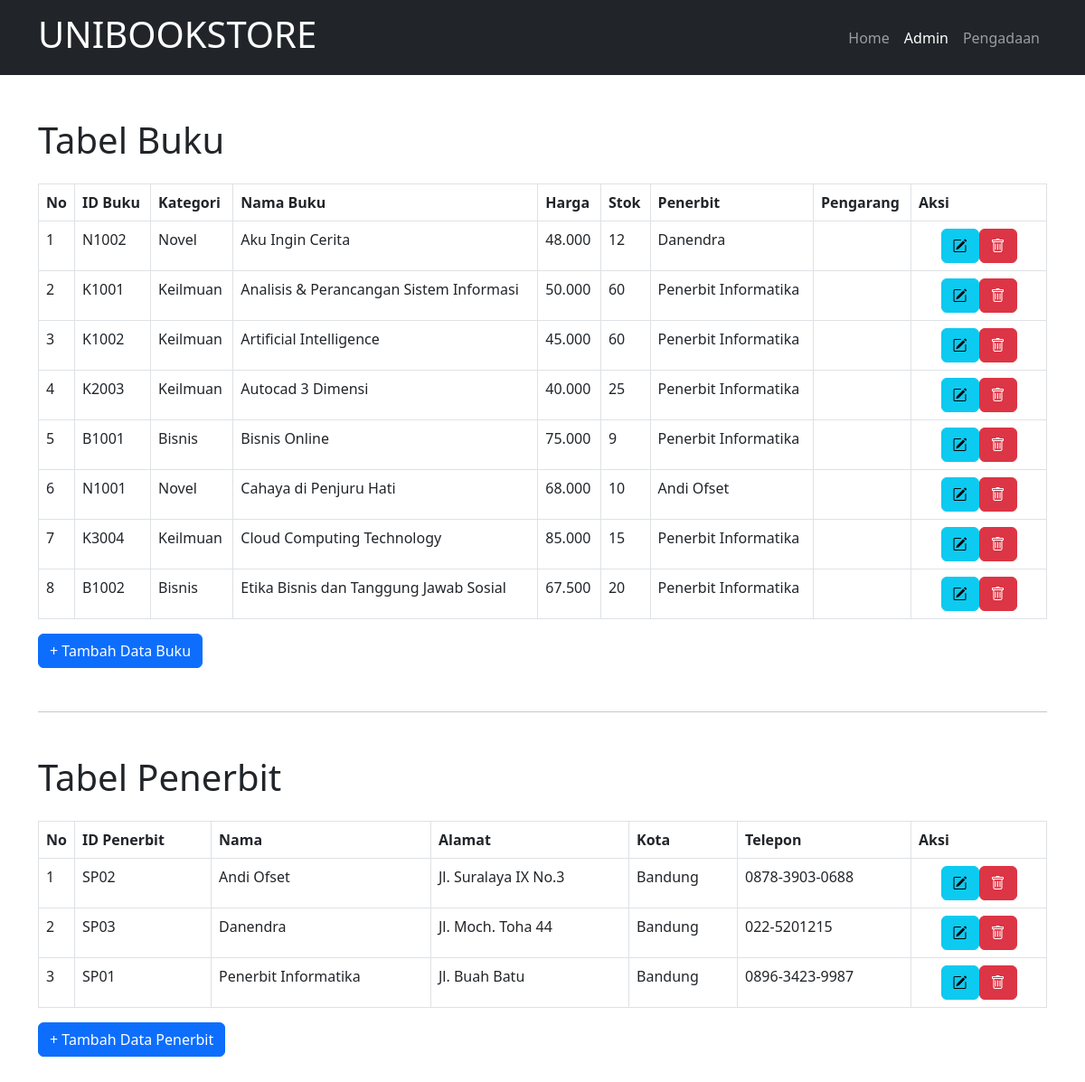
The app's page /admin.php with its own data.
### tables this page shows
CREATE TABLE `buku` (
  `id_buku` varchar(5) NOT NULL,
  `kategori` varchar(255) NOT NULL,
  `nama_buku` varchar(255) NOT NULL,
  `harga` varchar(255) NOT NULL,
  `stok` int(11) NOT NULL,
  `penerbit` varchar(255) NOT NULL
);

CREATE TABLE `penerbit` (
  `id_penerbit` varchar(5) NOT NULL,
  `nama_penerbit` varchar(255) NOT NULL,
  `alamat` varchar(255) NOT NULL,
  `kota` varchar(255) NOT NULL,
  `telepon` varchar(255) NOT NULL
);

### admin.php (the view, shortened to what this page needs)
<!DOCTYPE html>
<html lang="en">
<head>
    <link href="https://cdn.jsdelivr.net/npm/bootstrap@5.2.3/dist/css/bootstrap.min.css" rel="stylesheet">
    <link rel="stylesheet" href="https://cdn.jsdelivr.net/npm/bootstrap-icons@1.10.1/font/bootstrap-icons.css">
</head>
<body>
    <nav class="navbar navbar-dark navbar-expand-lg sticky-top bg-dark ">
        <div class="container">
            <a href="" class="navbar-brand">
                <h1 class="d-inline-block align-text-top rounded">UNIBOOKSTORE</h1>
            </a>
            <div class="collapse navbar-collapse" id="navbarText">
                <ul class="navbar-nav">
                    <li class="nav-item">
                        <a class="nav-link" href="index.php">Home</a>
                    </li>
                    <li class="nav-item">
                        <a class="nav-link active" aria-current="page" href="#">Admin</a>
                    </li>
                    <li class="nav-item">
                        <a class="nav-link" href="pengadaan.php">Pengadaan</a>
                    </li>
            </div>
    </nav>
    <?php
    $q = isset($_REQUEST['q']) ? urldecode($_REQUEST['q']) : '';
    $page = isset($_GET['page']) ? intval($_GET['page']) : 1;
    $rpp = 15;
    $db_link = mysqli_connect('localhost', 'root', '', 'unibookstore');
    $sql = "SELECT * FROM buku WHERE nama_buku LIKE '%$q%' OR id_buku LIKE '%$q%' ORDER BY nama_buku";
    $result = mysqli_query($db_link, $sql);
    $sql2 = "SELECT * FROM penerbit WHERE nama_penerbit LIKE '%$q%' OR id_penerbit LIKE '%$q%' ORDER BY nama_penerbit";
    $result2 = mysqli_query($db_link, $sql2);
    $no_urut = ($page - 1) * $rpp;
    $no_urut2 = ($page - 1) * $rpp;
    ?>
    <div class="container mt-5 mb-5">
        <div class="row">
            <div class="col-md-12 mb-3">
                <h1>Tabel Buku</h1>
            </div>
        </div>
        <div class="row">
            <div class="col-md-12">
                <table class="table table-bordered">
                    <thead>
                        <tr>
                            <th class="th">No</th>
                            <th class="th">ID Buku</th>
                            <th class="th">Kategori</th>
                            <th class="th">Nama Buku</th>
                            <th class="th">Harga</th>
                            <th class="th">Stok</th>
                            <th class="th">Penerbit</th>
                            <th class="th">Pengarang</th>
                            <th class="th">Aksi</th>
                        </tr>
                    </thead>
                    <tbody>
                        <?php
                        while ($data = mysqli_fetch_array($result)) {
                        ?>
                            <tr class="tr">
                                <td width="40px">
                                    <?php echo ++$no_urut; ?>
                                </td>
                                <td>
                                    <?php echo $data['id_buku']; ?>
                                </td>
                                <td>
                                    <?php echo $data['kategori']; ?>
                                </td>
                                <td>
                                    <?php echo $data['nama_buku']; ?>
                                </td>
                                <td>
                                    <?php echo $data['harga']; ?>
                                </td>
                                <td>
                                    <?php echo $data['stok']; ?>
                                </td>
                                <td>
                                    <?php echo $data['penerbit']; ?>
                                </td>
                                <td>
                                </td>
                                <td width="150px" class="text-center">
                                    <div class="btn-group btn-group-justified">
                                        <a href="" data-toggle="modal" data-target="#ModalEditBuku<?php echo $data['id_buku']; ?>"><button type="button" class="btn btn-info"><i class="bi bi-pencil-square"></i></button></a>
                                        <a href="" data-toggle="modal" data-target="#ModalHapusBuku<?php echo $data['id_buku']; ?>"><button type="button" class="btn btn-danger"><i class="bi bi-trash"></i></button></a>
                                    </div>
                                </td>
                            </tr>
                        <?php
                        }
                        ?>
                    </tbody>
                </table>
            </div>
        </div>
        <div class="row mb-5">
            <div class="col-md-12">
                <a href="" data-toggle="modal" data-target="#ModalTambahBuku" class="btn btn-primary">+ Tambah Data Buku</a>
            </div>
        </div>
        <hr>
        <div class="row mt-5">
            <div class="col-md-12 mb-3">
                <h1>Tabel Penerbit</h1>
            </div>
        </div>
        <div class="row">
            <div class="col-md-12">
                <table class="table table-bordered">
                    <thead>
                        <tr>
                            <th class="th">No</th>
                            <th class="th">ID Penerbit</th>
                            <th class="th">Nama</th>
                            <th class="th">Alamat</th>
                            <th class="th">Kota</th>
                            <th class="th">Telepon</th>
                            <th class="th">Aksi</th>
                        </tr>
                    </thead>
                    <tbody>
                        <?php
                        while ($data = mysqli_fetch_array($result2)) {
                        ?>
                            <tr class="tr">
                                <td width="40px">
                                    <?php echo ++$no_urut2; ?>
                                </td>
                                <td>
                                    <?php echo $data['id_penerbit']; ?>
                                </td>
                                <td>
                                    <?php echo $data['nama_penerbit']; ?>
                                </td>
                                <td>
                                    <?php echo $data['alamat']; ?>
                                </td>
                                <td>
                                    <?php echo $data['kota']; ?>
                                </td>
                                <td>
                                    <?php echo $data['telepon']; ?>
                                </td>
                                <td width="150px" class="text-center">
                                    <div class="btn-group btn-group-justified">
                                        <a href="" data-toggle="modal" data-target="#ModalEditPenerbit<?php echo $data['id_penerbit']; ?>"><button type="button" class="btn btn-info"><i class="bi bi-pencil-square"></i></button></a>
                                        <a href="" data-toggle="modal" data-target="#ModalHapusPenerbit<?php echo $data['id_penerbit']; ?>"><button type="button" class="btn btn-danger"><i class="bi bi-trash"></i></button></a>
                                    </div>
                                </td>
                            </tr>
                        <?php
                        }
                        ?>
                    </tbody>
                </table>
            </div>
        </div>
        <div class="row">
            <div class="col-md-12">
                <a href="" data-toggle="modal" data-target="#ModalTambahPenerbit"> <input class="btn btn-primary" type=button value="+ Tambah Data Penerbit"></a>
            </div>
        </div>
    </div>
</body>
</html>

### records on screen
buku: id_buku "N1002", kategori "Novel", nama_buku "Aku Ingin Cerita", harga "48.000", stok "12", penerbit "Danendra"
buku: id_buku "K1001", kategori "Keilmuan", nama_buku "Analisis & Perancangan Sistem Informasi", harga "50.000", stok "60", penerbit "Penerbit Informatika"
buku: id_buku "K1002", kategori "Keilmuan", nama_buku "Artificial Intelligence", harga "45.000", stok "60", penerbit "Penerbit Informatika"
buku: id_buku "K2003", kategori "Keilmuan", nama_buku "Autocad 3 Dimensi", harga "40.000", stok "25", penerbit "Penerbit Informatika"
buku: id_buku "B1001", kategori "Bisnis", nama_buku "Bisnis Online", harga "75.000", stok "9", penerbit "Penerbit Informatika"
buku: id_buku "N1001", kategori "Novel", nama_buku "Cahaya di Penjuru Hati", harga "68.000", stok "10", penerbit "Andi Ofset"
buku: id_buku "K3004", kategori "Keilmuan", nama_buku "Cloud Computing Technology", harga "85.000", stok "15", penerbit "Penerbit Informatika"
buku: id_buku "B1002", kategori "Bisnis", nama_buku "Etika Bisnis dan Tanggung Jawab Sosial", harga "67.500", stok "20", penerbit "Penerbit Informatika"
penerbit: id_penerbit "SP02", nama_penerbit "Andi Ofset", alamat "Jl. Suralaya IX No.3", kota "Bandung", telepon "0878-3903-0688"
penerbit: id_penerbit "SP03", nama_penerbit "Danendra", alamat "Jl. Moch. Toha 44", kota "Bandung", telepon "022-5201215"
penerbit: id_penerbit "SP01", nama_penerbit "Penerbit Informatika", alamat "Jl. Buah Batu", kota "Bandung", telepon "0896-3423-9987"
